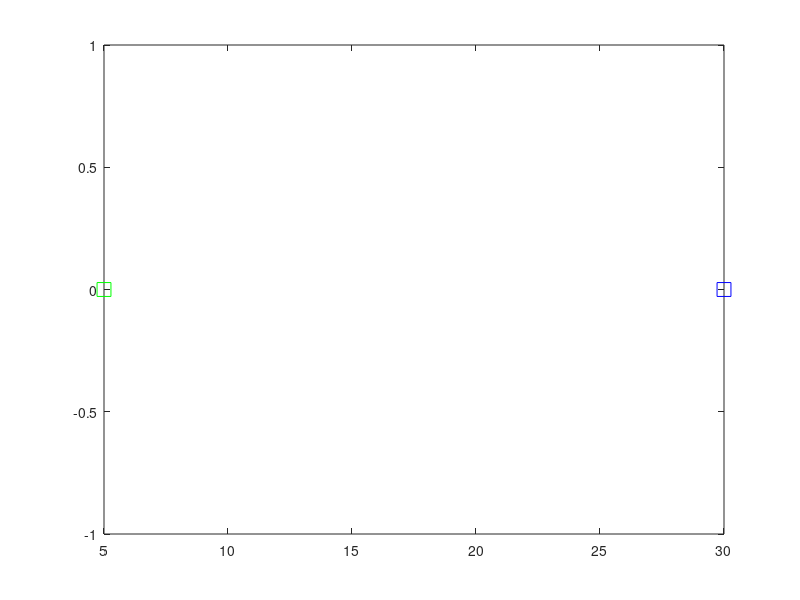

Here is the MATLAB script that generated this plot:
% model prameters
global options
global tol

tol = .3;
global z_min;
global z_max;

z_min = 20;
z_max = 40;

% simulate parameters
DeltaT = .2;
DeltaJ = 1;

rule = 1;
options = odeset('RelTol',1e-6,'MaxStep',.1);

global TSPAN_f;
global JSPAN_f;

global TSPAN_g;
global JSPAN_g;

TSPAN_f=[0 DeltaT];
JSPAN_f = [0 1];

TSPAN_g=[0 20];
JSPAN_g = [0 1];

x0 = [5; 0];
xf = [30; 0];

figure(1);
plot(x0(1), x0(2),'gs', 'MarkerSize', 10,'DisplayName','Initial state');
hold on
plot(xf(1), xf(2),'bs', 'MarkerSize', 10,'DisplayName','Final state');
hold on

U_D_fw = 0;
U_C_fw = 0;
U_D_bw = 0;
U_C_bw = 0;